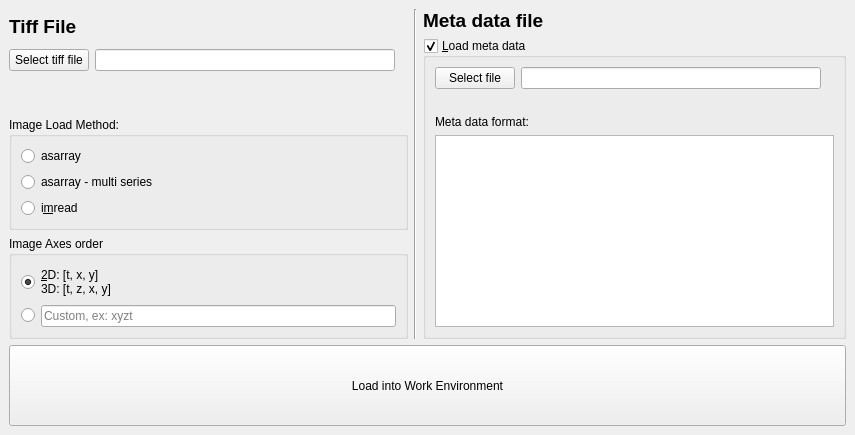
<?xml version="1.0" encoding="UTF-8"?>
<ui version="4.0">
 <class>DockWidget</class>
 <widget class="QDockWidget" name="DockWidget">
  <property name="geometry">
   <rect>
    <x>0</x>
    <y>0</y>
    <width>855</width>
    <height>435</height>
   </rect>
  </property>
  <property name="maximumSize">
   <size>
    <width>524287</width>
    <height>524287</height>
   </size>
  </property>
  <property name="floating">
   <bool>true</bool>
  </property>
  <property name="windowTitle">
   <string>Tiff file &amp;I/O</string>
  </property>
  <widget class="QWidget" name="dockWidgetContents">
   <property name="maximumSize">
    <size>
     <width>16777215</width>
     <height>16777215</height>
    </size>
   </property>
   <layout class="QVBoxLayout" name="verticalLayout_6">
    <item>
     <layout class="QHBoxLayout" name="horizontalLayout_4">
      <item>
       <layout class="QVBoxLayout" name="verticalLayout_4">
        <item>
         <widget class="QLabel" name="label">
          <property name="font">
           <font>
            <pointsize>14</pointsize>
            <weight>75</weight>
            <bold>true</bold>
           </font>
          </property>
          <property name="text">
           <string>Tiff File</string>
          </property>
         </widget>
        </item>
        <item>
         <layout class="QHBoxLayout" name="horizontalLayout">
          <item>
           <widget class="QPushButton" name="btnSelectTiff">
            <property name="maximumSize">
             <size>
              <width>90</width>
              <height>32</height>
             </size>
            </property>
            <property name="text">
             <string>Select tiff file</string>
            </property>
           </widget>
          </item>
          <item>
           <widget class="QLineEdit" name="lineEditTiffFile">
            <property name="sizePolicy">
             <sizepolicy hsizetype="Expanding" vsizetype="Fixed">
              <horstretch>0</horstretch>
              <verstretch>0</verstretch>
             </sizepolicy>
            </property>
            <property name="minimumSize">
             <size>
              <width>300</width>
              <height>0</height>
             </size>
            </property>
            <property name="maximumSize">
             <size>
              <width>400</width>
              <height>16777215</height>
             </size>
            </property>
           </widget>
          </item>
          <item>
           <spacer name="horizontalSpacer">
            <property name="orientation">
             <enum>Qt::Horizontal</enum>
            </property>
            <property name="sizeHint" stdset="0">
             <size>
              <width>40</width>
              <height>20</height>
             </size>
            </property>
           </spacer>
          </item>
         </layout>
        </item>
        <item>
         <widget class="QLabel" name="labelTiffFile">
          <property name="text">
           <string/>
          </property>
         </widget>
        </item>
        <item>
         <widget class="QGroupBox" name="groupBox">
          <property name="toolTip">
           <string>The options for “Load Method” correspond to the tifffile library method that is used for loading the images</string>
          </property>
          <property name="title">
           <string>Image Load Method:</string>
          </property>
          <layout class="QVBoxLayout" name="verticalLayout_2">
           <item>
            <widget class="QRadioButton" name="radioButtonAsArray">
             <property name="toolTip">
              <string>Usually faster alternative to imread</string>
             </property>
             <property name="text">
              <string>asarray</string>
             </property>
            </widget>
           </item>
           <item>
            <widget class="QRadioButton" name="radioButtonAsArrayMulti">
             <property name="toolTip">
              <string>Use if tiff was created in append mode</string>
             </property>
             <property name="text">
              <string>asarray - multi series</string>
             </property>
            </widget>
           </item>
           <item>
            <widget class="QRadioButton" name="radioButtonImread">
             <property name="toolTip">
              <string>Should work for most tiffs if they were not created in append mode.</string>
             </property>
             <property name="text">
              <string>i&amp;mread</string>
             </property>
            </widget>
           </item>
          </layout>
         </widget>
        </item>
        <item>
         <widget class="QGroupBox" name="groupBox_2">
          <property name="title">
           <string>Image Axes order</string>
          </property>
          <layout class="QVBoxLayout" name="verticalLayout">
           <item>
            <widget class="QRadioButton" name="radioButton_axes_default">
             <property name="toolTip">
              <string>default option, usual dimensions</string>
             </property>
             <property name="text">
              <string>&amp;2D: [t, x, y]
3D: [t, z, x, y]</string>
             </property>
             <property name="checked">
              <bool>true</bool>
             </property>
            </widget>
           </item>
           <item>
            <layout class="QHBoxLayout" name="horizontalLayout_2">
             <item>
              <widget class="QRadioButton" name="radioButton_axes_custom">
               <property name="text">
                <string/>
               </property>
              </widget>
             </item>
             <item>
              <widget class="QLineEdit" name="lineEdit_axes_custom">
               <property name="text">
                <string/>
               </property>
               <property name="maxLength">
                <number>4</number>
               </property>
               <property name="placeholderText">
                <string>Custom, ex: xyzt</string>
               </property>
              </widget>
             </item>
            </layout>
           </item>
          </layout>
         </widget>
        </item>
       </layout>
      </item>
      <item>
       <widget class="Line" name="line">
        <property name="orientation">
         <enum>Qt::Vertical</enum>
        </property>
       </widget>
      </item>
      <item>
       <layout class="QVBoxLayout" name="verticalLayout_5">
        <item>
         <widget class="QLabel" name="label_2">
          <property name="font">
           <font>
            <pointsize>14</pointsize>
            <weight>75</weight>
            <bold>true</bold>
           </font>
          </property>
          <property name="text">
           <string>Meta data file</string>
          </property>
         </widget>
        </item>
        <item>
         <widget class="QGroupBox" name="groupBox_meta_loader">
          <property name="toolTip">
           <string>Select a meta data loader that corresonds to your meta data file.
See the docs for instructions on how to create your own loader.</string>
          </property>
          <property name="title">
           <string>&amp;Load meta data</string>
          </property>
          <property name="checkable">
           <bool>true</bool>
          </property>
          <layout class="QVBoxLayout" name="verticalLayout_3">
           <item>
            <layout class="QHBoxLayout" name="horizontalLayout_3">
             <item>
              <widget class="QPushButton" name="btnSelectMetaFile">
               <property name="maximumSize">
                <size>
                 <width>130</width>
                 <height>32</height>
                </size>
               </property>
               <property name="text">
                <string>Select file</string>
               </property>
              </widget>
             </item>
             <item>
              <widget class="QLineEdit" name="lineEditMetaDataFile">
               <property name="minimumSize">
                <size>
                 <width>300</width>
                 <height>0</height>
                </size>
               </property>
               <property name="maximumSize">
                <size>
                 <width>400</width>
                 <height>16777215</height>
                </size>
               </property>
              </widget>
             </item>
             <item>
              <spacer name="horizontalSpacer_2">
               <property name="orientation">
                <enum>Qt::Horizontal</enum>
               </property>
               <property name="sizeHint" stdset="0">
                <size>
                 <width>40</width>
                 <height>20</height>
                </size>
               </property>
              </spacer>
             </item>
            </layout>
           </item>
           <item>
            <widget class="QLabel" name="labelMetaDataFile">
             <property name="text">
              <string/>
             </property>
            </widget>
           </item>
           <item>
            <widget class="QLabel" name="label_3">
             <property name="text">
              <string>Meta data format:</string>
             </property>
            </widget>
           </item>
           <item>
            <widget class="QListWidget" name="listWidget_meta_data_loader"/>
           </item>
          </layout>
         </widget>
        </item>
       </layout>
      </item>
     </layout>
    </item>
    <item>
     <widget class="QPushButton" name="btnLoadIntoWorkEnv">
      <property name="sizePolicy">
       <sizepolicy hsizetype="Minimum" vsizetype="MinimumExpanding">
        <horstretch>0</horstretch>
        <verstretch>0</verstretch>
       </sizepolicy>
      </property>
      <property name="text">
       <string>Load into Work Environment</string>
      </property>
     </widget>
    </item>
   </layout>
  </widget>
 </widget>
 <tabstops>
  <tabstop>btnSelectTiff</tabstop>
  <tabstop>lineEditTiffFile</tabstop>
  <tabstop>radioButtonAsArray</tabstop>
  <tabstop>radioButtonAsArrayMulti</tabstop>
  <tabstop>radioButtonImread</tabstop>
  <tabstop>radioButton_axes_default</tabstop>
  <tabstop>radioButton_axes_custom</tabstop>
  <tabstop>lineEdit_axes_custom</tabstop>
  <tabstop>btnLoadIntoWorkEnv</tabstop>
  <tabstop>groupBox_meta_loader</tabstop>
  <tabstop>btnSelectMetaFile</tabstop>
  <tabstop>lineEditMetaDataFile</tabstop>
  <tabstop>listWidget_meta_data_loader</tabstop>
 </tabstops>
 <resources/>
 <connections/>
</ui>
